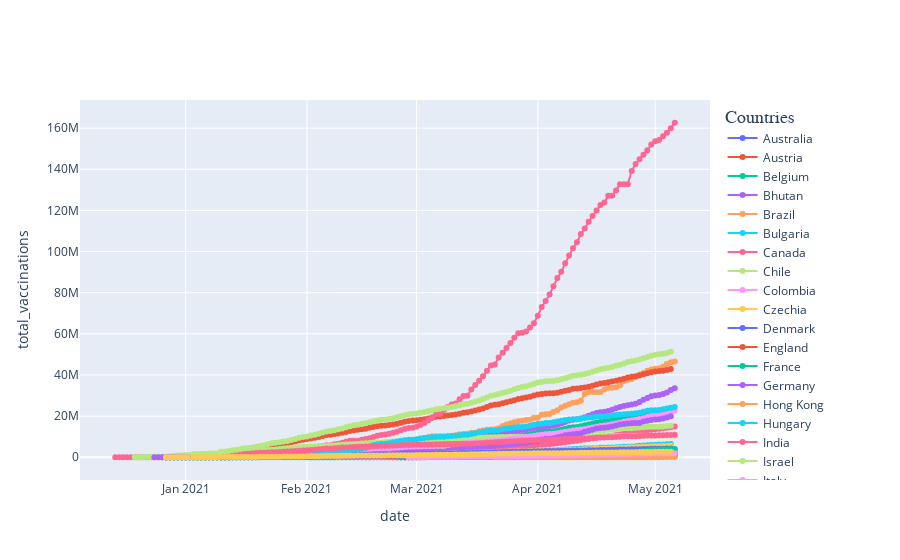
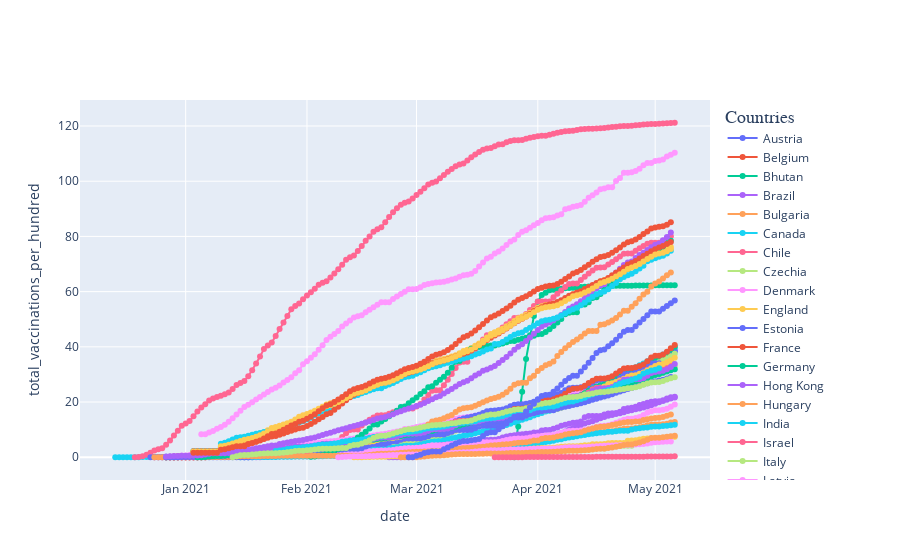
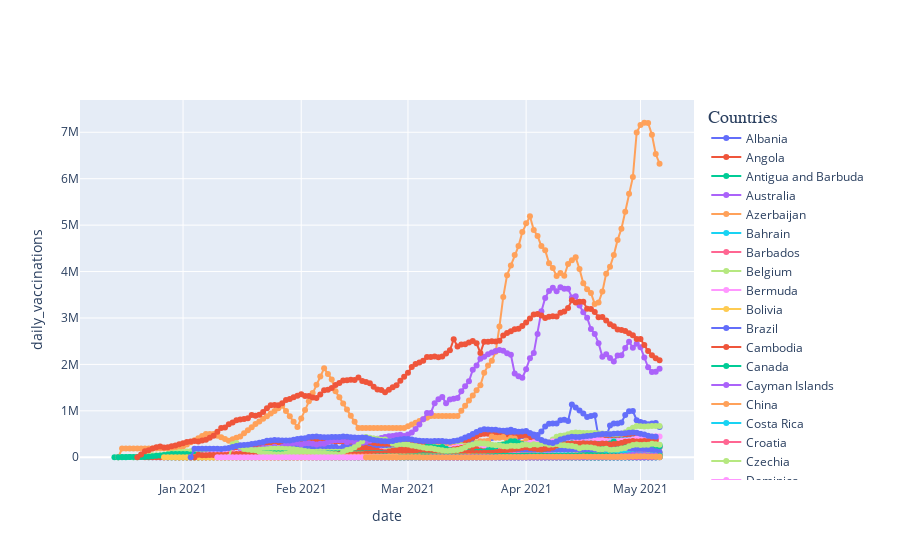
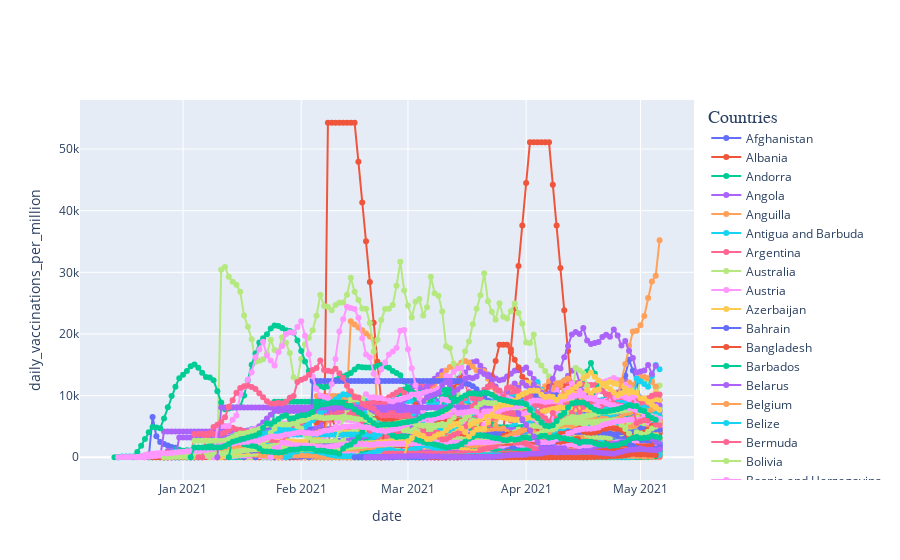

Notebook code for these charts, in order:
### Code cell
for i in [['total_vaccinations', 10, 15, 1000000],
          ['total_vaccinations_per_hundred', 10, 15, 11],
          ['daily_vaccinations', 2.5, 20, 200000],
          ['daily_vaccinations_per_million', 2.05, 20, 0],
          ['people_fully_vaccinated', 60, 20, 500000],
          ['people_fully_vaccinated_per_hundred', 60, 20, 4]]:
    countries, title = nulls(i[0], i[1], i[2])
    scatter(countries, title, i[3])
